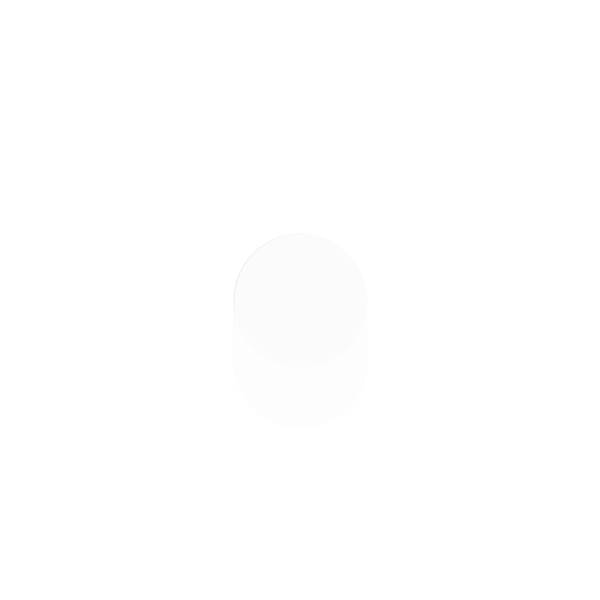
Frame 1 (no input)
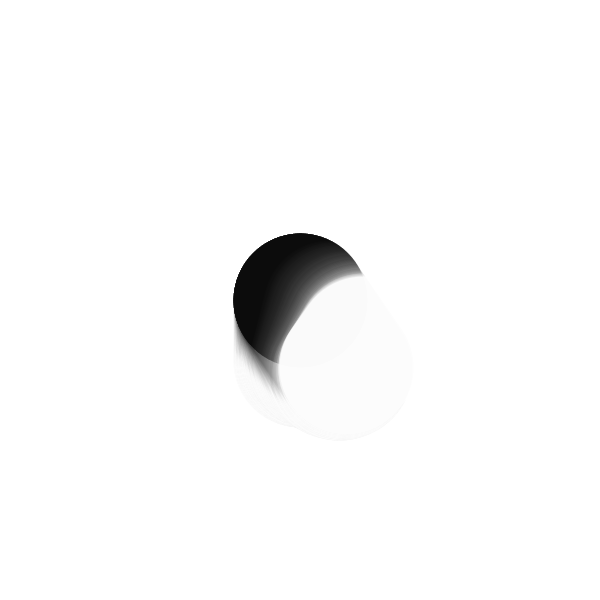
Frame 60 (the mouse pressed at the canvas centre just before this capture)
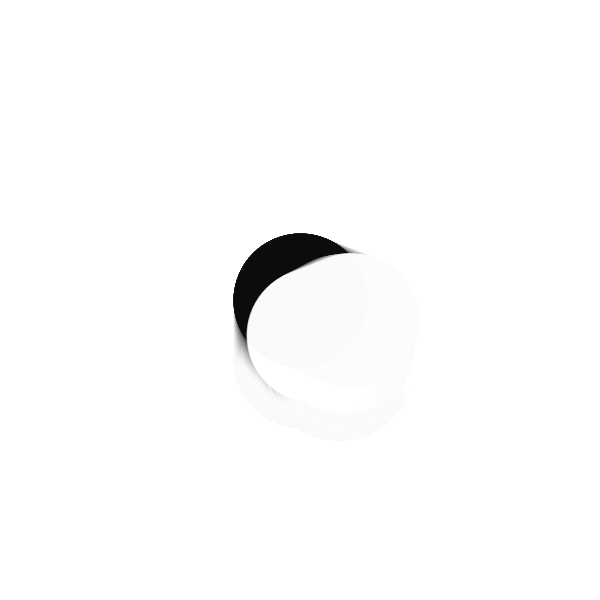
Frame 120 (the mouse held since frame 60 and released just before this capture)

The Processing sketch that drew these frames (run headless with seeded random() and noise(); from frame 60 on, the mouse is pressed at the canvas centre):

// Processing sketch: sketch_134
// ── sketch_134.pde
float alpha;
float t;
float r;

void setup() {
  size(600, 600);
  pixelDensity(2);
  background(255);
  strokeWeight(134);

  t = random(10);
  r = width/4;
}

void draw() {

  alpha += 0.01;
  t += 0.01;

  float off = noise(t)*r;

  PVector a = new PVector(width/2, height/2);
  PVector b = new PVector(width/2 + cos(alpha), height/2 + sin(alpha));
  PVector mouse = new PVector(width/2 + sin(alpha)*off, height/2 + cos(alpha)*off);

  stroke(0, 10);
  line(a.x, a.y, b.x, b.y);
  line(a.x, a.y, mouse.x, mouse.y);
  fill(0);

  PVector norm = scalarProjection(mouse, a, b);
  stroke(255, 200);
  line(mouse.x, mouse.y, norm.x, norm.y);
}

PVector scalarProjection(PVector p, PVector a, PVector b) {
  PVector ap = PVector.sub(p, a);
  PVector ab = PVector.sub(b, a);
  ab.normalize();
  ab.mult(ap.dot(ab));
  PVector normalPoint = PVector.add(a, ab);
  return normalPoint;
}
